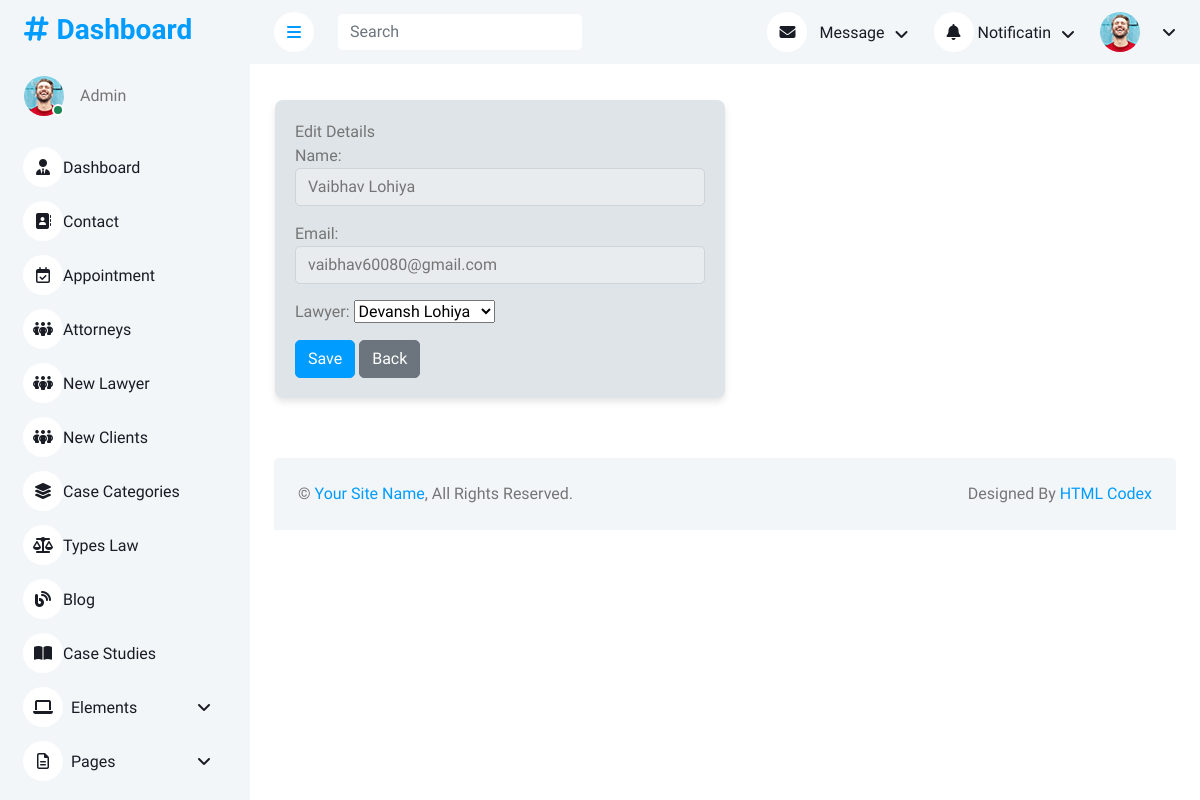
Before: /adminapp/edit_user_appointments/2 with the older database file.
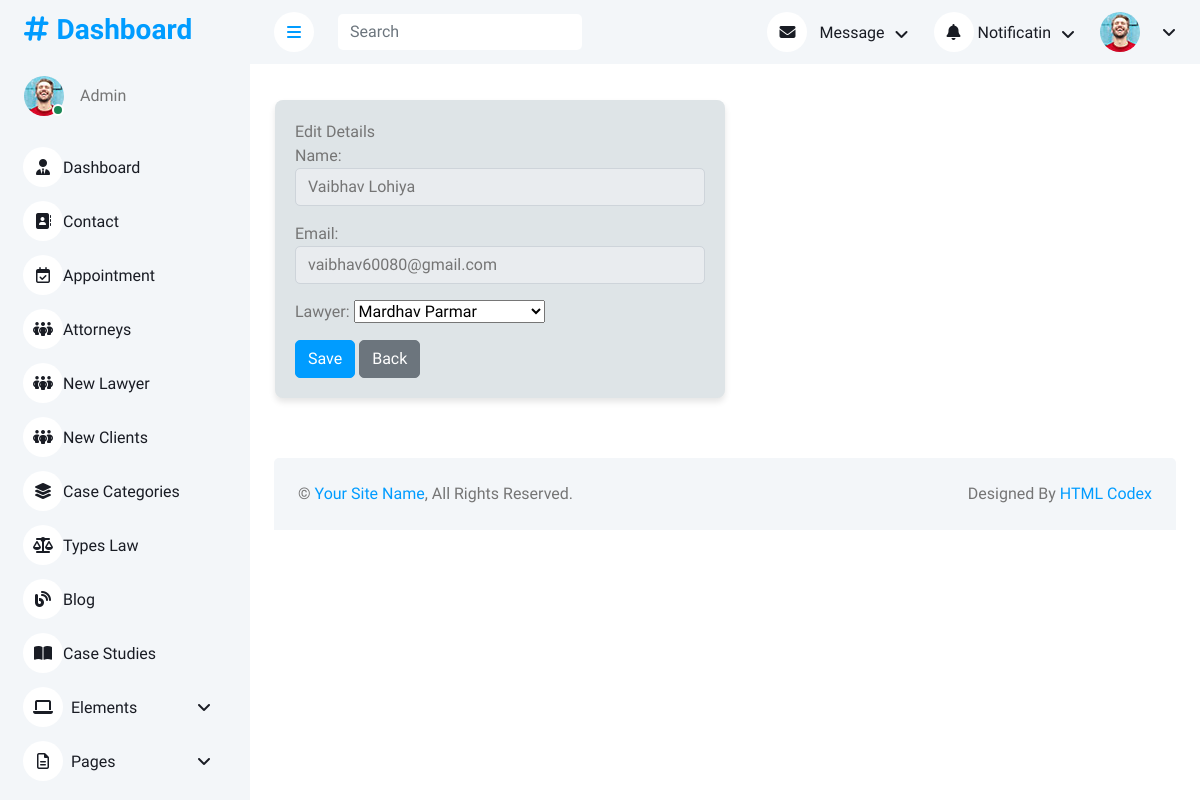
After: the same page with the newer database file.
### userapp/models.py (models this page shows, shortened)
class User_Appointment(models.Model):
    name = models.CharField(max_length=100)
    email = models.EmailField()
    phoneno = models.CharField(max_length=15)
    service = models.CharField(max_length=100)  # Added service field
    message = models.TextField()
    lawyer = models.ForeignKey(lawyer, on_delete=models.CASCADE, blank=True, null=True)

### adminapp/views.py (the view)
# urls.py: path('edit_user_appointments/<int:id>', views.edit_appointments, name='edit_user_appointments'),
def edit_appointments(request,id):
    appointment_instance = get_object_or_404(User_Appointment, pk=id)
    if request.method =="POST":
        form = edit_user_appointments(request.POST,instance=appointment_instance)
        if form.is_valid():
            form.save()
            return redirect('/adminapp/appointment')
        else:
            return render(request, 'adminapp/edit_appointments.html',{'form':form})
    else:
        form = edit_user_appointments(instance=appointment_instance)
    return render(request,"adminapp/edit_user_appointments.html", {'form':form})

### adminapp/forms.py
class edit_user_appointments(forms.ModelForm):
    class Meta:
        model = User_Appointment
        fields = ['name','email','lawyer']

### adminapp/models.py (called while the page is built)
    def __str__(self):
        return self.name

### templates/adminapp/edit_user_appointments.html (shortened to what this page needs)
<!DOCTYPE html>
{% load static %}
<html lang="en">
<head>
    <link href="https://cdnjs.cloudflare.com/ajax/libs/font-awesome/6.7.2/css/all.min.css" rel="stylesheet">
    <link href="https://cdn.jsdelivr.net/npm/bootstrap-icons@1.4.1/font/bootstrap-icons.css" rel="stylesheet">
    <link href="{% static 'adminapp/lib/owlcarousel/assets/owl.carousel.min.css' %}" rel="stylesheet">
    <link href="{% static 'adminapp/lib/tempusdominus/css/tempusdominus-bootstrap-4.min.css' %}" rel="stylesheet" />
    <link href="{% static 'adminapp/css/bootstrap.min.css' %}" rel="stylesheet">
    <link href="{% static 'adminapp/css/style.css' %}" rel="stylesheet">
</head>
<body>
    <div class="container-xxl position-relative bg-white d-flex p-0">
        {% include 'adminapp/sidebar.html' %}
        <div class="content">
            {% include 'adminapp/navbar.html' %}
            <div style="display: flex; justify-content: left; align-items: center; height: 40vh; margin: 25px;">
                <div style="width: 50%; background-color:rgb(222, 228, 231); padding: 20px; border-radius: 8px; box-shadow: 0px 4px 6px rgba(0, 0, 0, 0.1);">
                  {% if form.instance.pk %}
                  Edit Details
                  {% else %}
                  Add New Member
                  {% endif %}
                  <form action="" method="post" enctype="multipart/form-data">
                    <p>
                        <label for="id_name">Name:</label>
                        <input type="text" name="name" value="{{ form.name.value }}" readonly class="form-control">
                    </p>
                    <p>
                        <label for="id_email">Email:</label>
                        <input type="email" name="email" value="{{ form.email.value }}" readonly class="form-control">
                    </p>
                    <p>
                        <label for="id_lawyer">Lawyer:</label>
                        {{ form.lawyer }}
                    </p>
                    <button type="submit" class="btn btn-primary">Save</button>
                    <a href="/adminapp/appointment" class="btn btn-secondary">Back</a>
                </form>
                </div>
              </div>
            <div class="container-fluid pt-4 px-4">
                <div class="bg-light rounded-top p-4">
                    <div class="row">
                        <div class="col-12 col-sm-6 text-center text-sm-start">
                            &copy; <a href="#">Your Site Name</a>, All Rights Reserved.
                        </div>
                        <div class="col-12 col-sm-6 text-center text-sm-end">
                            Designed By <a href="https://htmlcodex.com">HTML Codex</a>
                        </div>
                    </div>
                </div>
            </div>
        </div>
    </div>
</body>
</html>

Changed rows visible on the page:
changed User_Appointment "Vaibhav Lohiya": lawyer "Devansh Lohiya" → "Mardhav Parmar"
